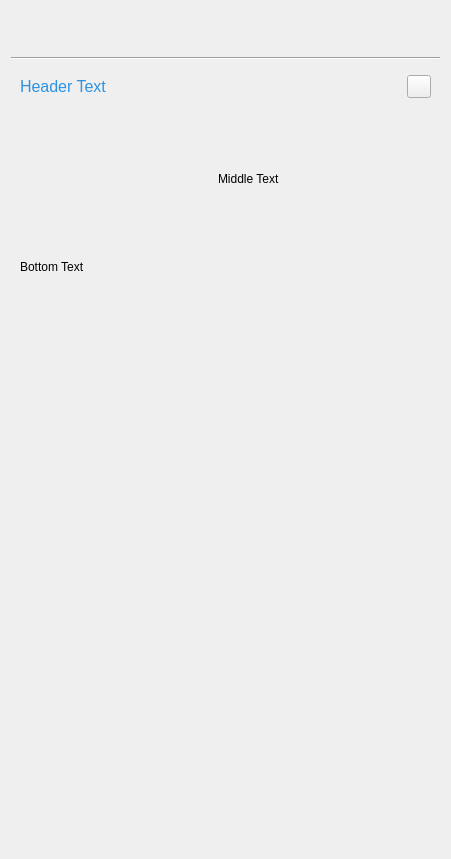
<?xml version="1.0" encoding="UTF-8"?>
<ui version="4.0">
 <class>Dialog</class>
 <widget class="QDialog" name="Dialog">
  <property name="geometry">
   <rect>
    <x>0</x>
    <y>0</y>
    <width>451</width>
    <height>859</height>
   </rect>
  </property>
  <property name="windowTitle">
   <string>Shotgun Browser</string>
  </property>
  <layout class="QVBoxLayout" name="verticalLayout_7">
   <item>
    <layout class="QHBoxLayout" name="horizontalLayout_2">
     <property name="spacing">
      <number>0</number>
     </property>
     <item>
      <widget class="QToolButton" name="navigation_home">
       <property name="minimumSize">
        <size>
         <width>40</width>
         <height>40</height>
        </size>
       </property>
       <property name="maximumSize">
        <size>
         <width>40</width>
         <height>40</height>
        </size>
       </property>
       <property name="toolTip">
        <string>Clicking the &lt;i&gt;home button&lt;/i&gt; will take you to the location that best matches your current work area.</string>
       </property>
       <property name="styleSheet">
        <string notr="true">QToolButton{
   border: none;
   background-color: none;
   background-repeat: no-repeat;
   background-position: center center;
   background-image: url(:/tk_multi_infopanel/home.png);
}

QToolButton:hover{
background-image: url(:/tk_multi_infopanel/home_hover.png);
}

QToolButton:Pressed {
background-image: url(:/tk_multi_infopanel/home_pressed.png);
}
</string>
       </property>
      </widget>
     </item>
     <item>
      <widget class="QToolButton" name="navigation_prev">
       <property name="minimumSize">
        <size>
         <width>40</width>
         <height>40</height>
        </size>
       </property>
       <property name="maximumSize">
        <size>
         <width>40</width>
         <height>40</height>
        </size>
       </property>
       <property name="toolTip">
        <string>&lt;i&gt;Go back&lt;/i&gt; in the folder history.</string>
       </property>
       <property name="styleSheet">
        <string notr="true">QToolButton{
   border: none;
   background-color: none;
   background-repeat: no-repeat;
   background-position: center center;
   background-image: url(:/tk_multi_infopanel/left_arrow.png);
}

QToolButton:disabled{
   background-image: url(:/tk_multi_infopanel/left_arrow_disabled.png);
}

QToolButton:hover{
background-image: url(:/tk_multi_infopanel/left_arrow_hover.png);
}

QToolButton:Pressed {
background-image: url(:/tk_multi_infopanel/left_arrow_pressed.png);
}
</string>
       </property>
      </widget>
     </item>
     <item>
      <widget class="QToolButton" name="navigation_next">
       <property name="minimumSize">
        <size>
         <width>40</width>
         <height>40</height>
        </size>
       </property>
       <property name="maximumSize">
        <size>
         <width>40</width>
         <height>40</height>
        </size>
       </property>
       <property name="toolTip">
        <string>&lt;i&gt;Go forward&lt;/i&gt; in the folder history.</string>
       </property>
       <property name="styleSheet">
        <string notr="true">QToolButton{
   border: none;
   background-color: none;
   background-repeat: no-repeat;
   background-position: center center;
   background-image: url(:/tk_multi_infopanel/right_arrow.png);
}

QToolButton:disabled{
   background-image: url(:/tk_multi_infopanel/right_arrow_disabled.png);
}


QToolButton:hover{
background-image: url(:/tk_multi_infopanel/right_arrow_hover.png);
}

QToolButton:Pressed {
background-image: url(:/tk_multi_infopanel/right_arrow_pressed.png);
}
</string>
       </property>
      </widget>
     </item>
     <item>
      <spacer name="horizontalSpacer_4">
       <property name="orientation">
        <enum>Qt::Horizontal</enum>
       </property>
       <property name="sizeHint" stdset="0">
        <size>
         <width>40</width>
         <height>20</height>
        </size>
       </property>
      </spacer>
     </item>
    </layout>
   </item>
   <item>
    <widget class="Line" name="line">
     <property name="orientation">
      <enum>Qt::Horizontal</enum>
     </property>
    </widget>
   </item>
   <item>
    <widget class="QWidget" name="details" native="true">
     <layout class="QGridLayout" name="gridLayout">
      <item row="2" column="1" colspan="2">
       <widget class="QLabel" name="details_text_middle">
        <property name="text">
         <string>Middle Text</string>
        </property>
        <property name="wordWrap">
         <bool>true</bool>
        </property>
       </widget>
      </item>
      <item row="3" column="0" colspan="3">
       <widget class="QLabel" name="details_text_bottom">
        <property name="text">
         <string>Bottom Text</string>
        </property>
        <property name="wordWrap">
         <bool>true</bool>
        </property>
       </widget>
      </item>
      <item row="2" column="0">
       <widget class="VersionLabel" name="details_thumb">
        <property name="minimumSize">
         <size>
          <width>192</width>
          <height>150</height>
         </size>
        </property>
        <property name="maximumSize">
         <size>
          <width>192</width>
          <height>150</height>
         </size>
        </property>
        <property name="text">
         <string/>
        </property>
        <property name="pixmap">
         <pixmap resource="resources.qrc">:/tk_multi_infopanel/rect_512x400.png</pixmap>
        </property>
        <property name="scaledContents">
         <bool>true</bool>
        </property>
       </widget>
      </item>
      <item row="1" column="2">
       <widget class="QToolButton" name="details_action_btn">
        <property name="icon">
         <iconset resource="resources.qrc">
          <normaloff>:/tk_multi_infopanel/down_arrow.png</normaloff>:/tk_multi_infopanel/down_arrow.png</iconset>
        </property>
       </widget>
      </item>
      <item row="1" column="0" colspan="2">
       <widget class="QLabel" name="details_text_header">
        <property name="styleSheet">
         <string notr="true">font-size: 16px; color: #2C93E2</string>
        </property>
        <property name="text">
         <string>Header Text</string>
        </property>
        <property name="wordWrap">
         <bool>true</bool>
        </property>
       </widget>
      </item>
     </layout>
    </widget>
   </item>
   <item>
    <widget class="QStackedWidget" name="page_stack">
     <property name="currentIndex">
      <number>3</number>
     </property>
     <widget class="QWidget" name="entity_page">
      <layout class="QVBoxLayout" name="verticalLayout">
       <item>
        <widget class="QTabWidget" name="entity_tab_widget">
         <property name="currentIndex">
          <number>4</number>
         </property>
         <widget class="QWidget" name="entity_note_tab">
          <attribute name="title">
           <string>Notes</string>
          </attribute>
          <layout class="QVBoxLayout" name="verticalLayout_2">
           <item>
            <widget class="QListView" name="entity_note_view">
             <property name="verticalScrollMode">
              <enum>QAbstractItemView::ScrollPerPixel</enum>
             </property>
             <property name="horizontalScrollMode">
              <enum>QAbstractItemView::ScrollPerPixel</enum>
             </property>
             <property name="uniformItemSizes">
              <bool>true</bool>
             </property>
            </widget>
           </item>
           <item>
            <layout class="QHBoxLayout" name="horizontalLayout_8">
             <item>
              <widget class="QLabel" name="label">
               <property name="minimumSize">
                <size>
                 <width>65</width>
                 <height>65</height>
                </size>
               </property>
               <property name="maximumSize">
                <size>
                 <width>65</width>
                 <height>65</height>
                </size>
               </property>
               <property name="text">
                <string/>
               </property>
               <property name="pixmap">
                <pixmap resource="resources.qrc">:/tk_multi_infopanel/default_user.png</pixmap>
               </property>
               <property name="scaledContents">
                <bool>true</bool>
               </property>
              </widget>
             </item>
             <item>
              <widget class="QPlainTextEdit" name="plainTextEdit">
               <property name="maximumSize">
                <size>
                 <width>16777215</width>
                 <height>60</height>
                </size>
               </property>
              </widget>
             </item>
            </layout>
           </item>
           <item>
            <layout class="QHBoxLayout" name="horizontalLayout_6">
             <item>
              <spacer name="horizontalSpacer">
               <property name="orientation">
                <enum>Qt::Horizontal</enum>
               </property>
               <property name="sizeHint" stdset="0">
                <size>
                 <width>40</width>
                 <height>20</height>
                </size>
               </property>
              </spacer>
             </item>
             <item>
              <widget class="QPushButton" name="pushButton">
               <property name="text">
                <string>Create Note</string>
               </property>
              </widget>
             </item>
            </layout>
           </item>
          </layout>
         </widget>
         <widget class="QWidget" name="entity_version_tab">
          <attribute name="title">
           <string>Versions</string>
          </attribute>
          <layout class="QVBoxLayout" name="verticalLayout_3">
           <item>
            <widget class="QListView" name="entity_version_view">
             <property name="verticalScrollMode">
              <enum>QAbstractItemView::ScrollPerPixel</enum>
             </property>
             <property name="horizontalScrollMode">
              <enum>QAbstractItemView::ScrollPerPixel</enum>
             </property>
             <property name="uniformItemSizes">
              <bool>true</bool>
             </property>
            </widget>
           </item>
          </layout>
         </widget>
         <widget class="QWidget" name="entity_publish_tab">
          <attribute name="title">
           <string>Publishes</string>
          </attribute>
          <layout class="QVBoxLayout" name="verticalLayout_4">
           <item>
            <widget class="QListView" name="entity_publish_view">
             <property name="verticalScrollMode">
              <enum>QAbstractItemView::ScrollPerPixel</enum>
             </property>
             <property name="horizontalScrollMode">
              <enum>QAbstractItemView::ScrollPerPixel</enum>
             </property>
             <property name="uniformItemSizes">
              <bool>true</bool>
             </property>
            </widget>
           </item>
           <item>
            <widget class="QCheckBox" name="latest_publishes_only">
             <property name="text">
              <string>Only show latest versions</string>
             </property>
             <property name="checked">
              <bool>true</bool>
             </property>
            </widget>
           </item>
          </layout>
         </widget>
         <widget class="QWidget" name="entity_tasks_tab">
          <attribute name="title">
           <string>Tasks</string>
          </attribute>
          <layout class="QVBoxLayout" name="verticalLayout_8">
           <item>
            <widget class="QListView" name="entity_task_view">
             <property name="verticalScrollMode">
              <enum>QAbstractItemView::ScrollPerPixel</enum>
             </property>
             <property name="horizontalScrollMode">
              <enum>QAbstractItemView::ScrollPerPixel</enum>
             </property>
             <property name="uniformItemSizes">
              <bool>true</bool>
             </property>
            </widget>
           </item>
          </layout>
         </widget>
         <widget class="QWidget" name="entity_info_tab">
          <attribute name="title">
           <string>Info</string>
          </attribute>
          <layout class="QVBoxLayout" name="verticalLayout_9">
           <item>
            <widget class="QTableView" name="entity_info_view">
             <property name="editTriggers">
              <set>QAbstractItemView::NoEditTriggers</set>
             </property>
             <property name="alternatingRowColors">
              <bool>true</bool>
             </property>
             <property name="sortingEnabled">
              <bool>true</bool>
             </property>
             <attribute name="horizontalHeaderStretchLastSection">
              <bool>true</bool>
             </attribute>
            </widget>
           </item>
          </layout>
         </widget>
        </widget>
       </item>
      </layout>
     </widget>
     <widget class="QWidget" name="publish_page">
      <layout class="QVBoxLayout" name="verticalLayout_6">
       <item>
        <widget class="QTabWidget" name="publish_tab_widget">
         <property name="currentIndex">
          <number>0</number>
         </property>
         <widget class="QWidget" name="tab_3">
          <attribute name="title">
           <string>Version History</string>
          </attribute>
          <layout class="QVBoxLayout" name="verticalLayout_15">
           <item>
            <widget class="QListView" name="publish_history_view">
             <property name="verticalScrollMode">
              <enum>QAbstractItemView::ScrollPerPixel</enum>
             </property>
             <property name="horizontalScrollMode">
              <enum>QAbstractItemView::ScrollPerPixel</enum>
             </property>
             <property name="uniformItemSizes">
              <bool>true</bool>
             </property>
            </widget>
           </item>
          </layout>
         </widget>
         <widget class="QWidget" name="tab">
          <attribute name="title">
           <string>Contains</string>
          </attribute>
          <layout class="QVBoxLayout" name="verticalLayout_13">
           <item>
            <widget class="QListView" name="publish_upstream_view">
             <property name="verticalScrollMode">
              <enum>QAbstractItemView::ScrollPerPixel</enum>
             </property>
             <property name="horizontalScrollMode">
              <enum>QAbstractItemView::ScrollPerPixel</enum>
             </property>
             <property name="uniformItemSizes">
              <bool>true</bool>
             </property>
            </widget>
           </item>
          </layout>
         </widget>
         <widget class="QWidget" name="tab_2">
          <attribute name="title">
           <string>Used In</string>
          </attribute>
          <layout class="QVBoxLayout" name="verticalLayout_14">
           <item>
            <widget class="QListView" name="publish_downstream_view">
             <property name="verticalScrollMode">
              <enum>QAbstractItemView::ScrollPerPixel</enum>
             </property>
             <property name="horizontalScrollMode">
              <enum>QAbstractItemView::ScrollPerPixel</enum>
             </property>
             <property name="uniformItemSizes">
              <bool>true</bool>
             </property>
            </widget>
           </item>
          </layout>
         </widget>
        </widget>
       </item>
      </layout>
     </widget>
     <widget class="QWidget" name="version_page">
      <layout class="QVBoxLayout" name="verticalLayout_10">
       <item>
        <widget class="QTabWidget" name="version_tab_widget">
         <property name="currentIndex">
          <number>0</number>
         </property>
         <widget class="QWidget" name="version_note_tab">
          <attribute name="title">
           <string>Notes</string>
          </attribute>
          <layout class="QVBoxLayout" name="verticalLayout_11">
           <item>
            <widget class="QListView" name="version_note_view">
             <property name="verticalScrollMode">
              <enum>QAbstractItemView::ScrollPerPixel</enum>
             </property>
             <property name="horizontalScrollMode">
              <enum>QAbstractItemView::ScrollPerPixel</enum>
             </property>
             <property name="uniformItemSizes">
              <bool>true</bool>
             </property>
            </widget>
           </item>
           <item>
            <layout class="QHBoxLayout" name="horizontalLayout_11">
             <item>
              <widget class="QLabel" name="label_3">
               <property name="minimumSize">
                <size>
                 <width>60</width>
                 <height>60</height>
                </size>
               </property>
               <property name="maximumSize">
                <size>
                 <width>60</width>
                 <height>60</height>
                </size>
               </property>
               <property name="text">
                <string/>
               </property>
               <property name="pixmap">
                <pixmap resource="resources.qrc">:/tk_multi_infopanel/default_user.png</pixmap>
               </property>
               <property name="scaledContents">
                <bool>true</bool>
               </property>
              </widget>
             </item>
             <item>
              <widget class="QPlainTextEdit" name="plainTextEdit_3">
               <property name="maximumSize">
                <size>
                 <width>16777215</width>
                 <height>60</height>
                </size>
               </property>
              </widget>
             </item>
            </layout>
           </item>
           <item>
            <layout class="QHBoxLayout" name="horizontalLayout_12">
             <item>
              <spacer name="horizontalSpacer_3">
               <property name="orientation">
                <enum>Qt::Horizontal</enum>
               </property>
               <property name="sizeHint" stdset="0">
                <size>
                 <width>40</width>
                 <height>20</height>
                </size>
               </property>
              </spacer>
             </item>
             <item>
              <widget class="QPushButton" name="pushButton_3">
               <property name="text">
                <string>Create Note</string>
               </property>
              </widget>
             </item>
            </layout>
           </item>
          </layout>
         </widget>
         <widget class="QWidget" name="version_publish_tab">
          <attribute name="title">
           <string>Publishes</string>
          </attribute>
          <layout class="QVBoxLayout" name="verticalLayout_12">
           <item>
            <widget class="QListView" name="version_publish_view">
             <property name="verticalScrollMode">
              <enum>QAbstractItemView::ScrollPerPixel</enum>
             </property>
             <property name="horizontalScrollMode">
              <enum>QAbstractItemView::ScrollPerPixel</enum>
             </property>
             <property name="uniformItemSizes">
              <bool>true</bool>
             </property>
            </widget>
           </item>
          </layout>
         </widget>
        </widget>
       </item>
      </layout>
     </widget>
     <widget class="QWidget" name="note_page">
      <layout class="QVBoxLayout" name="verticalLayout_5">
       <item>
        <widget class="ReplyListWidget" name="note_reply_widget" native="true"/>
       </item>
      </layout>
     </widget>
    </widget>
   </item>
  </layout>
 </widget>
 <customwidgets>
  <customwidget>
   <class>VersionLabel</class>
   <extends>QLabel</extends>
   <header>..widgets.version_label</header>
  </customwidget>
  <customwidget>
   <class>ReplyListWidget</class>
   <extends>QWidget</extends>
   <header>..widgets.reply_widget</header>
   <container>1</container>
  </customwidget>
 </customwidgets>
 <resources>
  <include location="resources.qrc"/>
 </resources>
 <connections/>
</ui>
